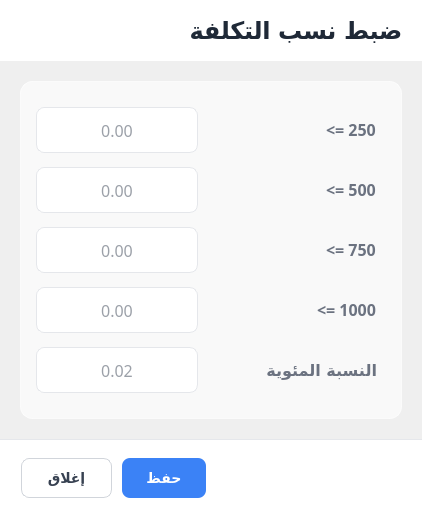
<?xml version="1.0" encoding="UTF-8"?>
<ui version="4.0">
 <class>MainDialog_costSettings</class>
 <widget class="QDialog" name="MainDialog_costSettings">
  <property name="geometry">
   <rect>
    <x>0</x>
    <y>0</y>
    <width>422</width>
    <height>517</height>
   </rect>
  </property>
  <property name="sizePolicy">
   <sizepolicy hsizetype="Fixed" vsizetype="Fixed">
    <horstretch>0</horstretch>
    <verstretch>0</verstretch>
   </sizepolicy>
  </property>
  <property name="windowTitle">
   <string>Dialog</string>
  </property>
  <property name="styleSheet">
   <string notr="true">QMainWindow#MainDialog_costSettings {
    background: qlineargradient(
        x1:0, y1:0, x2:1, y2:1,
        stop:0 #EFF6FF,
        stop:1 #E0E7FF
    );
    font-family: 'Tajawal', 'Segoe UI', 'Arial', sans-serif;
}</string>
  </property>
  <layout class="QVBoxLayout" name="verticalLayout">
   <property name="spacing">
    <number>0</number>
   </property>
   <property name="leftMargin">
    <number>0</number>
   </property>
   <property name="topMargin">
    <number>0</number>
   </property>
   <property name="rightMargin">
    <number>0</number>
   </property>
   <property name="bottomMargin">
    <number>0</number>
   </property>
   <item>
    <widget class="QFrame" name="Frame_TopHeader">
     <property name="styleSheet">
      <string notr="true">QFrame#Frame_TopHeader {
    background-color: rgba(255, 255, 255, 1);
	border: none;
    /*border-bottom: 1px solid rgba(209, 213, 219, 0.50);
    border-top-left-radius: 20px;
    border-top-right-radius: 20px;*/
}</string>
     </property>
     <property name="frameShape">
      <enum>QFrame::StyledPanel</enum>
     </property>
     <property name="frameShadow">
      <enum>QFrame::Plain</enum>
     </property>
     <layout class="QHBoxLayout" name="headerLayout">
      <property name="spacing">
       <number>12</number>
      </property>
      <property name="leftMargin">
       <number>24</number>
      </property>
      <property name="topMargin">
       <number>16</number>
      </property>
      <property name="rightMargin">
       <number>20</number>
      </property>
      <property name="bottomMargin">
       <number>16</number>
      </property>
      <item>
       <layout class="QVBoxLayout" name="titleSectionLayout">
        <property name="spacing">
         <number>2</number>
        </property>
        <property name="leftMargin">
         <number>0</number>
        </property>
        <property name="topMargin">
         <number>0</number>
        </property>
        <property name="rightMargin">
         <number>0</number>
        </property>
        <property name="bottomMargin">
         <number>0</number>
        </property>
        <item>
         <layout class="QHBoxLayout" name="titleRowLayout">
          <property name="spacing">
           <number>8</number>
          </property>
          <item>
           <widget class="QLabel" name="Label_HeaderIcon">
            <property name="minimumSize">
             <size>
              <width>24</width>
              <height>24</height>
             </size>
            </property>
            <property name="styleSheet">
             <string notr="true">QLabel#Label_HeaderIcon {
    color: #3B82F6;
    font-size: 20px;
}</string>
            </property>
            <property name="text">
             <string/>
            </property>
            <property name="scaledContents">
             <bool>false</bool>
            </property>
            <property name="alignment">
             <set>Qt::AlignCenter</set>
            </property>
           </widget>
          </item>
          <item>
           <widget class="QLabel" name="Label_DocumentTitle">
            <property name="font">
             <font>
              <family>Tajawal</family>
              <pointsize>1</pointsize>
              <weight>87</weight>
              <bold>true</bold>
             </font>
            </property>
            <property name="layoutDirection">
             <enum>Qt::RightToLeft</enum>
            </property>
            <property name="styleSheet">
             <string notr="true">QLabel#Label_DocumentTitle {
    color: #1F2937;
    font-size: 24px;
    font-weight: 700;
    letter-spacing: -0.3px;
}</string>
            </property>
            <property name="text">
             <string>ضبط نسب التكلفة</string>
            </property>
           </widget>
          </item>
         </layout>
        </item>
       </layout>
      </item>
     </layout>
    </widget>
   </item>
   <item>
    <widget class="QScrollArea" name="ScrollArea_Body">
     <property name="styleSheet">
      <string notr="true">QScrollBar:vertical { background: transparent; width: 8px; margin: 0; }
QScrollBar::handle:vertical { background: #CBD5E1; border-radius: 4px; min-height: 20px; }
QScrollBar::handle:vertical:hover { background: #94A3B8; }
QScrollBar::add-line:vertical, QScrollBar::sub-line:vertical { height: 0; background: none; }
QScrollBar:horizontal { background: transparent; height: 8px; }
QScrollBar::handle:horizontal { background: #CBD5E1; border-radius: 4px; min-width: 20px; }
QScrollBar::handle:horizontal:hover { background: #94A3B8; }
QScrollBar::add-line:horizontal, QScrollBar::sub-line:horizontal { width: 0; background: none; }</string>
     </property>
     <property name="frameShape">
      <enum>QFrame::NoFrame</enum>
     </property>
     <property name="verticalScrollBarPolicy">
      <enum>Qt::ScrollBarAsNeeded</enum>
     </property>
     <property name="horizontalScrollBarPolicy">
      <enum>Qt::ScrollBarAsNeeded</enum>
     </property>
     <property name="widgetResizable">
      <bool>true</bool>
     </property>
     <widget class="QWidget" name="scrollContents">
      <property name="geometry">
       <rect>
        <x>0</x>
        <y>0</y>
        <width>422</width>
        <height>367</height>
       </rect>
      </property>
      <property name="layoutDirection">
       <enum>Qt::RightToLeft</enum>
      </property>
      <layout class="QVBoxLayout" name="scrollLayout">
       <property name="spacing">
        <number>16</number>
       </property>
       <property name="leftMargin">
        <number>20</number>
       </property>
       <property name="topMargin">
        <number>20</number>
       </property>
       <property name="rightMargin">
        <number>20</number>
       </property>
       <property name="bottomMargin">
        <number>20</number>
       </property>
       <item>
        <widget class="QFrame" name="Frame_TransactionsTableContainer">
         <property name="styleSheet">
          <string notr="true">QFrame#Frame_TransactionsTableContainer {
    background-color: rgba(255, 255, 255, 0.62);
    border: 1px solid rgba(255, 255, 255, 0.65);
    border-radius: 12px;
	padding: 15px;
}

QLabel {
    color: #6B7280;
    font-weight: 600;
	padding-left: 5px;
}</string>
         </property>
         <property name="frameShape">
          <enum>QFrame::StyledPanel</enum>
         </property>
         <property name="frameShadow">
          <enum>QFrame::Plain</enum>
         </property>
         <layout class="QVBoxLayout" name="tableFrameLayout">
          <property name="spacing">
           <number>4</number>
          </property>
          <property name="leftMargin">
           <number>0</number>
          </property>
          <property name="topMargin">
           <number>0</number>
          </property>
          <property name="rightMargin">
           <number>0</number>
          </property>
          <property name="bottomMargin">
           <number>0</number>
          </property>
          <item>
           <layout class="QHBoxLayout" name="horizontalLayout_2">
            <item>
             <widget class="QLabel" name="label">
              <property name="font">
               <font>
                <family>Overpass</family>
                <pointsize>12</pointsize>
                <weight>75</weight>
                <bold>true</bold>
               </font>
              </property>
              <property name="text">
               <string>&lt;= 250</string>
              </property>
             </widget>
            </item>
            <item>
             <spacer name="horizontalSpacer_2">
              <property name="orientation">
               <enum>Qt::Horizontal</enum>
              </property>
              <property name="sizeHint" stdset="0">
               <size>
                <width>40</width>
                <height>20</height>
               </size>
              </property>
             </spacer>
            </item>
            <item>
             <widget class="QLineEdit" name="Input_250cost">
              <property name="minimumSize">
               <size>
                <width>160</width>
                <height>46</height>
               </size>
              </property>
              <property name="font">
               <font>
                <family>Overpass</family>
                <pointsize>12</pointsize>
               </font>
              </property>
              <property name="styleSheet">
               <string notr="true">QLineEdit#Input_250cost {
    background-color: #FFFFFF;
    border: 1px solid #E5E7EB;
    border-radius: 8px;
    color: #374151;
    padding: 6px 10px;
    min-height: 32px;
    selection-background-color: #DBEAFE;
    selection-color: #1E40AF;
}
QLineEdit#Input_250cost:focus {
    border: 2px solid #3B82F6;
    background-color: #FFFFFF;
}
QLineEdit#Input_250cost:hover { border-color: #93C5FD; }
QLineEdit#Input_250cost:disabled {
    background-color: #F3F4F6;
    color: #9CA3AF;
}</string>
              </property>
              <property name="alignment">
               <set>Qt::AlignCenter</set>
              </property>
              <property name="placeholderText">
               <string>0.00</string>
              </property>
             </widget>
            </item>
           </layout>
          </item>
          <item>
           <layout class="QHBoxLayout" name="horizontalLayout_6">
            <item>
             <widget class="QLabel" name="label_2">
              <property name="font">
               <font>
                <family>Overpass</family>
                <pointsize>12</pointsize>
                <weight>75</weight>
                <bold>true</bold>
               </font>
              </property>
              <property name="text">
               <string>&lt;= 500</string>
              </property>
             </widget>
            </item>
            <item>
             <spacer name="horizontalSpacer_3">
              <property name="orientation">
               <enum>Qt::Horizontal</enum>
              </property>
              <property name="sizeHint" stdset="0">
               <size>
                <width>40</width>
                <height>20</height>
               </size>
              </property>
             </spacer>
            </item>
            <item>
             <widget class="QLineEdit" name="Input_500cost">
              <property name="minimumSize">
               <size>
                <width>160</width>
                <height>46</height>
               </size>
              </property>
              <property name="font">
               <font>
                <family>Overpass</family>
                <pointsize>12</pointsize>
               </font>
              </property>
              <property name="styleSheet">
               <string notr="true">QLineEdit#Input_500cost {
    background-color: #FFFFFF;
    border: 1px solid #E5E7EB;
    border-radius: 8px;
    color: #374151;
    padding: 6px 10px;
    min-height: 32px;
    selection-background-color: #DBEAFE;
    selection-color: #1E40AF;
}
QLineEdit#Input_500cost:focus {
    border: 2px solid #3B82F6;
    background-color: #FFFFFF;
}
QLineEdit#Input_500cost:hover { border-color: #93C5FD; }
QLineEdit#Input_500cost:disabled {
    background-color: #F3F4F6;
    color: #9CA3AF;
}</string>
              </property>
              <property name="alignment">
               <set>Qt::AlignCenter</set>
              </property>
              <property name="placeholderText">
               <string>0.00</string>
              </property>
             </widget>
            </item>
           </layout>
          </item>
          <item>
           <layout class="QHBoxLayout" name="horizontalLayout_7">
            <item>
             <widget class="QLabel" name="label_3">
              <property name="font">
               <font>
                <family>Overpass</family>
                <pointsize>12</pointsize>
                <weight>75</weight>
                <bold>true</bold>
               </font>
              </property>
              <property name="text">
               <string>&lt;= 750</string>
              </property>
             </widget>
            </item>
            <item>
             <spacer name="horizontalSpacer_4">
              <property name="orientation">
               <enum>Qt::Horizontal</enum>
              </property>
              <property name="sizeHint" stdset="0">
               <size>
                <width>40</width>
                <height>20</height>
               </size>
              </property>
             </spacer>
            </item>
            <item>
             <widget class="QLineEdit" name="Input_750cost">
              <property name="minimumSize">
               <size>
                <width>160</width>
                <height>46</height>
               </size>
              </property>
              <property name="font">
               <font>
                <family>Overpass</family>
                <pointsize>12</pointsize>
               </font>
              </property>
              <property name="styleSheet">
               <string notr="true">QLineEdit#Input_750cost {
    background-color: #FFFFFF;
    border: 1px solid #E5E7EB;
    border-radius: 8px;
    color: #374151;
    padding: 6px 10px;
    min-height: 32px;
    selection-background-color: #DBEAFE;
    selection-color: #1E40AF;
}
QLineEdit#Input_750cost:focus {
    border: 2px solid #3B82F6;
    background-color: #FFFFFF;
}
QLineEdit#Input_750cost:hover { border-color: #93C5FD; }
QLineEdit#Input_750cost:disabled {
    background-color: #F3F4F6;
    color: #9CA3AF;
}</string>
              </property>
              <property name="alignment">
               <set>Qt::AlignCenter</set>
              </property>
              <property name="placeholderText">
               <string>0.00</string>
              </property>
             </widget>
            </item>
           </layout>
          </item>
          <item>
           <layout class="QHBoxLayout" name="horizontalLayout_9">
            <item>
             <widget class="QLabel" name="label_5">
              <property name="font">
               <font>
                <family>Overpass</family>
                <pointsize>12</pointsize>
                <weight>75</weight>
                <bold>true</bold>
               </font>
              </property>
              <property name="text">
               <string>&lt;= 1000</string>
              </property>
             </widget>
            </item>
            <item>
             <spacer name="horizontalSpacer_6">
              <property name="orientation">
               <enum>Qt::Horizontal</enum>
              </property>
              <property name="sizeHint" stdset="0">
               <size>
                <width>40</width>
                <height>20</height>
               </size>
              </property>
             </spacer>
            </item>
            <item>
             <widget class="QLineEdit" name="Input_1000cost">
              <property name="minimumSize">
               <size>
                <width>160</width>
                <height>46</height>
               </size>
              </property>
              <property name="font">
               <font>
                <family>Overpass</family>
                <pointsize>12</pointsize>
               </font>
              </property>
              <property name="styleSheet">
               <string notr="true">QLineEdit#Input_1000cost {
    background-color: #FFFFFF;
    border: 1px solid #E5E7EB;
    border-radius: 8px;
    color: #374151;
    padding: 6px 10px;
    min-height: 32px;
    selection-background-color: #DBEAFE;
    selection-color: #1E40AF;
}
QLineEdit#Input_1000cost:focus {
    border: 2px solid #3B82F6;
    background-color: #FFFFFF;
}
QLineEdit#Input_1000cost:hover { border-color: #93C5FD; }
QLineEdit#Input_1000cost:disabled {
    background-color: #F3F4F6;
    color: #9CA3AF;
}</string>
              </property>
              <property name="alignment">
               <set>Qt::AlignCenter</set>
              </property>
              <property name="placeholderText">
               <string>0.00</string>
              </property>
             </widget>
            </item>
           </layout>
          </item>
          <item>
           <layout class="QHBoxLayout" name="horizontalLayout_8">
            <item>
             <widget class="QLabel" name="label_4">
              <property name="font">
               <font>
                <family>Tajawal</family>
                <pointsize>12</pointsize>
                <weight>75</weight>
                <bold>true</bold>
               </font>
              </property>
              <property name="text">
               <string>النسبة المئوية</string>
              </property>
             </widget>
            </item>
            <item>
             <spacer name="horizontalSpacer_5">
              <property name="orientation">
               <enum>Qt::Horizontal</enum>
              </property>
              <property name="sizeHint" stdset="0">
               <size>
                <width>40</width>
                <height>20</height>
               </size>
              </property>
             </spacer>
            </item>
            <item>
             <widget class="QLineEdit" name="Input_PercentCost">
              <property name="minimumSize">
               <size>
                <width>160</width>
                <height>46</height>
               </size>
              </property>
              <property name="font">
               <font>
                <family>Overpass</family>
                <pointsize>12</pointsize>
               </font>
              </property>
              <property name="styleSheet">
               <string notr="true">QLineEdit#Input_PercentCost {
    background-color: #FFFFFF;
    border: 1px solid #E5E7EB;
    border-radius: 8px;
    color: #374151;
    padding: 6px 10px;
    min-height: 32px;
    selection-background-color: #DBEAFE;
    selection-color: #1E40AF;
}
QLineEdit#Input_PercentCost:focus {
    border: 2px solid #3B82F6;
    background-color: #FFFFFF;
}
QLineEdit#Input_PercentCost:hover { border-color: #93C5FD; }
QLineEdit#Input_PercentCost:disabled {
    background-color: #F3F4F6;
    color: #9CA3AF;
}</string>
              </property>
              <property name="text">
               <string/>
              </property>
              <property name="alignment">
               <set>Qt::AlignCenter</set>
              </property>
              <property name="placeholderText">
               <string>0.02</string>
              </property>
             </widget>
            </item>
           </layout>
          </item>
         </layout>
        </widget>
       </item>
      </layout>
     </widget>
    </widget>
   </item>
   <item>
    <widget class="QFrame" name="Frame_BottomFooter">
     <property name="minimumSize">
      <size>
       <width>0</width>
       <height>78</height>
      </size>
     </property>
     <property name="maximumSize">
      <size>
       <width>16777215</width>
       <height>185</height>
      </size>
     </property>
     <property name="styleSheet">
      <string notr="true">QFrame#Frame_BottomFooter {
    background-color: rgba(255, 255, 255, 1);
    border-top: 1px solid #E5E7EB;
   /* border-bottom-left-radius: 20px;
    border-bottom-right-radius: 20px;*/
    min-height: 76px;
}</string>
     </property>
     <property name="frameShape">
      <enum>QFrame::StyledPanel</enum>
     </property>
     <property name="frameShadow">
      <enum>QFrame::Plain</enum>
     </property>
     <layout class="QHBoxLayout" name="footerLayout">
      <property name="spacing">
       <number>16</number>
      </property>
      <property name="leftMargin">
       <number>20</number>
      </property>
      <property name="topMargin">
       <number>14</number>
      </property>
      <property name="rightMargin">
       <number>20</number>
      </property>
      <property name="bottomMargin">
       <number>14</number>
      </property>
      <item>
       <layout class="QVBoxLayout" name="verticalLayout_2">
        <property name="spacing">
         <number>0</number>
        </property>
        <property name="topMargin">
         <number>0</number>
        </property>
        <property name="rightMargin">
         <number>0</number>
        </property>
        <item>
         <layout class="QHBoxLayout" name="horizontalLayout">
          <property name="spacing">
           <number>10</number>
          </property>
          <item>
           <widget class="QToolButton" name="Button_CloseWindow">
            <property name="minimumSize">
             <size>
              <width>0</width>
              <height>0</height>
             </size>
            </property>
            <property name="maximumSize">
             <size>
              <width>16777215</width>
              <height>40</height>
             </size>
            </property>
            <property name="font">
             <font>
              <family>Tajawal</family>
              <pointsize>1</pointsize>
              <weight>62</weight>
              <bold>true</bold>
             </font>
            </property>
            <property name="cursor">
             <cursorShape>PointingHandCursor</cursorShape>
            </property>
            <property name="styleSheet">
             <string notr="true">QToolButton#Button_CloseWindow {
    background-color: #FFFFFF;
    border: 1px solid #D1D5DB;
    border-radius: 8px;
    color: #374151;
    font-size: 14px;
    font-weight: 500;
    padding: 7px 20px;
    spacing: 6px;
}
QToolButton#Button_CloseWindow:hover {
    background-color: #F9FAFB;
    border-color: #9CA3AF;
}
QToolButton#Button_CloseWindow:pressed { background-color: #F3F4F6; }</string>
            </property>
            <property name="text">
             <string>إغلاق</string>
            </property>
            <property name="toolButtonStyle">
             <enum>Qt::ToolButtonTextBesideIcon</enum>
            </property>
           </widget>
          </item>
          <item>
           <widget class="QToolButton" name="Button_Save">
            <property name="minimumSize">
             <size>
              <width>0</width>
              <height>0</height>
             </size>
            </property>
            <property name="maximumSize">
             <size>
              <width>16777215</width>
              <height>40</height>
             </size>
            </property>
            <property name="font">
             <font>
              <family>Tajawal</family>
              <pointsize>1</pointsize>
              <weight>75</weight>
              <bold>true</bold>
             </font>
            </property>
            <property name="cursor">
             <cursorShape>PointingHandCursor</cursorShape>
            </property>
            <property name="styleSheet">
             <string notr="true">QToolButton#Button_Save {
    background-color: #3B82F6;
    color: #FFFFFF;
    border: none;
    border-radius: 8px;
    font-size: 14px;
    font-weight: 600;
    padding: 7px 18px;
    spacing: 6px;
}
QToolButton#Button_Save:hover { background-color: #2563EB; }
QToolButton#Button_Save:pressed { background-color: #1D4ED8; }</string>
            </property>
            <property name="text">
             <string>حفظ</string>
            </property>
            <property name="toolButtonStyle">
             <enum>Qt::ToolButtonTextBesideIcon</enum>
            </property>
           </widget>
          </item>
         </layout>
        </item>
       </layout>
      </item>
      <item>
       <spacer name="horizontalSpacer">
        <property name="orientation">
         <enum>Qt::Horizontal</enum>
        </property>
        <property name="sizeHint" stdset="0">
         <size>
          <width>40</width>
          <height>20</height>
         </size>
        </property>
       </spacer>
      </item>
     </layout>
    </widget>
   </item>
  </layout>
 </widget>
 <resources/>
 <connections/>
</ui>
